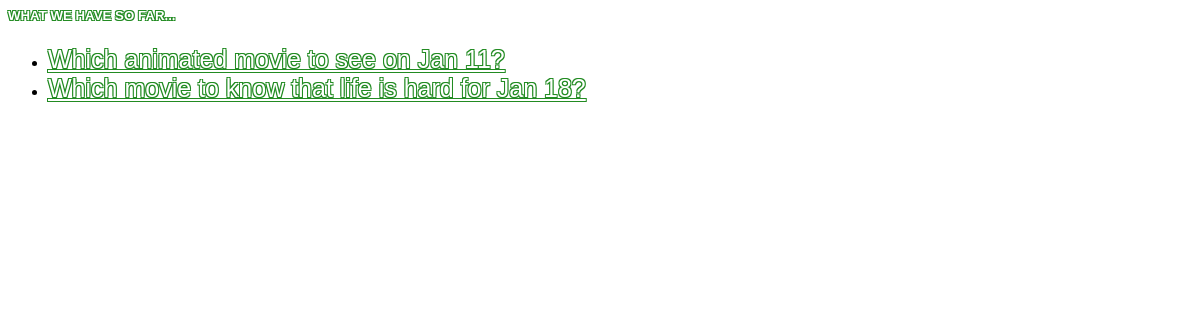
Page /moviepoll/ on the committed database.
### moviepoll/models.py (models this page shows, shortened)
class Question(models.Model):
    question_text = models.CharField(max_length=200)
    pub_date = models.DateTimeField('date published')
    def was_published_recently(self):
        now = timezone.now()
        return now - datetime.timedelta(days=1) <= self.pub_date <= now
    was_published_recently.admin_order_field = 'pub_date'
    was_published_recently.boolean = True
    was_published_recently.short_description = 'Published recently?'

### moviepoll/views.py (the view)
# urls.py: path('', views.IndexView.as_view(), name='index'),
class IndexView(generic.ListView):
    template_name = 'moviepoll/index.html'
    context_object_name = 'latest_question_list'
    def get_queryset(self):
        return Question.objects.filter(pub_date__lte=timezone.now())

### moviepoll/templates/moviepoll/index.html
{% load static %}
<link rel="stylesheet" type="text/css" href="{% static 'moviepoll/style.css' %}">
{% if latest_question_list %}
    <h5>WHAT WE HAVE SO FAR...</h5>
    <ul>
    {% for question in latest_question_list %}
        <li><a href="{% url 'moviepoll:detail' question.id %}">{{ question.question_text }}</a></li>
    {% endfor %}
    </ul>
{% else %}
    <p>No polls are available.</p>
{% endif %}

### moviepoll/static/moviepoll/style.css (style rules this page uses)
li a { color: white; text-align: center; text-shadow: -1px -1px 0 forestgreen, 1px -1px 0 forestgreen, -1px 1px 0 forestgreen, 1px 1px 0 forestgreen; font-family: "Trebuchet MS", Helvetica, sans-serif; font-size: 25px; }
h5 { color: white; text-shadow: -1px -1px 0 forestgreen, 1px -1px 0 forestgreen, -1px 1px 0 forestgreen, 1px 1px 0 forestgreen; font-family: "Trebuchet MS", Helvetica, sans-serif; font-size: 40x; }

### rows in the picture
Question: question_text "Which animated movie to see on Jan 11?"
Question: question_text "Which movie to know that life is hard for Jan 18?"
